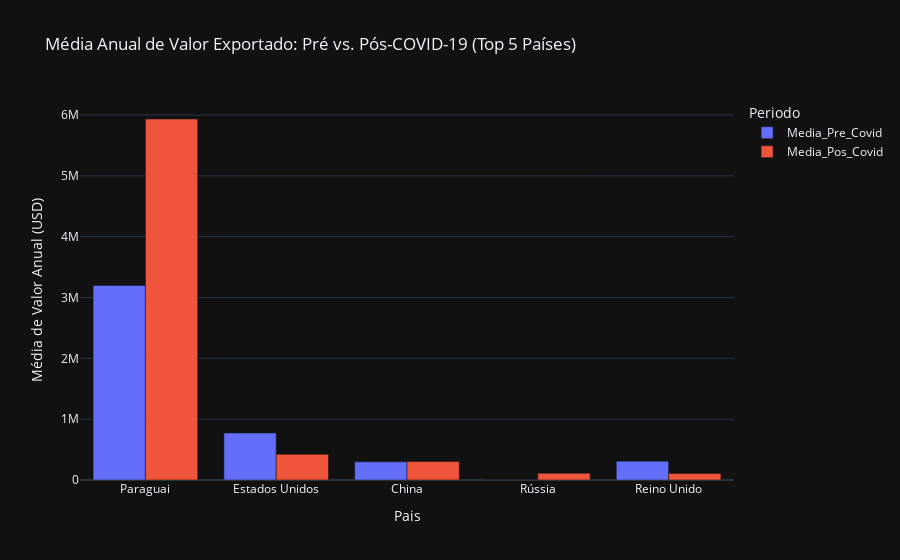

Write notebook code for a chart like this one.
### Markdown cell above
## 4. Análise de Impacto: Pré e Pós-COVID-19

Para quantificar o impacto da pandemia, vamos comparar a média de valor exportado nos 5 anos anteriores (2015-2019) com os 4 anos seguintes (2020-2023) para os principais parceiros.

### Code cell
# Definindo os períodos
pre_covid = df_final[(df_final['Ano'] >= 2015) & (df_final['Ano'] <= 2019)]
pos_covid = df_final[(df_final['Ano'] >= 2020) & (df_final['Ano'] <= 2023)]

# Calculando as médias
media_pre_covid = pre_covid.groupby('Pais')['Valor_USD'].mean().reset_index().rename(columns={'Valor_USD': 'Media_Pre_Covid'})
media_pos_covid = pos_covid.groupby('Pais')['Valor_USD'].mean().reset_index().rename(columns={'Valor_USD': 'Media_Pos_Covid'})

# Unindo os resultados e filtrando para os top 5 países
df_comparativo = pd.merge(media_pre_covid, media_pos_covid, on='Pais')
df_comparativo_top_5 = df_comparativo[df_comparativo['Pais'].isin(top_5_paises)].sort_values('Media_Pos_Covid', ascending=False)

# Remodelando para gráfico de barras agrupado
df_comparativo_long = df_comparativo_top_5.melt(id_vars='Pais', var_name='Periodo', value_name='Media_Valor_USD')

# Criando o gráfico
fig = px.bar(
    df_comparativo_long,
    x='Pais', y='Media_Valor_USD', color='Periodo',
    barmode='group',
    title='Média Anual de Valor Exportado: Pré vs. Pós-COVID-19 (Top 5 Países)',
    labels={'Media_Valor_USD': 'Média de Valor Anual (USD)'},
    template='plotly_dark'
)
fig.show()

### Figure 1 — Plotly figure (JSON) as saved in the notebook; plotly's stock layout.template omitted (floating-point values rounded to 4 significant figures)
{"data": [{"alignmentgroup": "True", "hovertemplate": "Periodo=Media_Pre_Covid<br>Pais=%{x}<br>Média de Valor Anual (USD)=%{y}<extra></extra>", "legendgroup": "Media_Pre_Covid", "marker": {"color": "#636efa", "pattern": {"shape": ""}}, "name": "Media_Pre_Covid", "offsetgroup": "Media_Pre_Covid", "orientation": "v", "showlegend": true, "textposition": "auto", "type": "bar", "x": ["Paraguai", "Estados Unidos", "China", "Rússia", "Reino Unido"], "xaxis": "x", "y": [3198000.0, 772800.0, 298300.0, 3648.0, 309900.0], "yaxis": "y"}, {"alignmentgroup": "True", "hovertemplate": "Periodo=Media_Pos_Covid<br>Pais=%{x}<br>Média de Valor Anual (USD)=%{y}<extra></extra>", "legendgroup": "Media_Pos_Covid", "marker": {"color": "#EF553B", "pattern": {"shape": ""}}, "name": "Media_Pos_Covid", "offsetgroup": "Media_Pos_Covid", "orientation": "v", "showlegend": true, "textposition": "auto", "type": "bar", "x": ["Paraguai", "Estados Unidos", "China", "Rússia", "Reino Unido"], "xaxis": "x", "y": [5934000.0, 422800.0, 303700.0, 110000.0, 107000.0], "yaxis": "y"}], "layout": {"barmode": "group", "legend": {"title": {"text": "Periodo"}, "tracegroupgap": 0}, "title": {"text": "Média Anual de Valor Exportado: Pré vs. Pós-COVID-19 (Top 5 Países)"}, "xaxis": {"anchor": "y", "domain": [0, 1], "title": {"text": "Pais"}}, "yaxis": {"anchor": "x", "domain": [0, 1], "title": {"text": "Média de Valor Anual (USD)"}}}}
